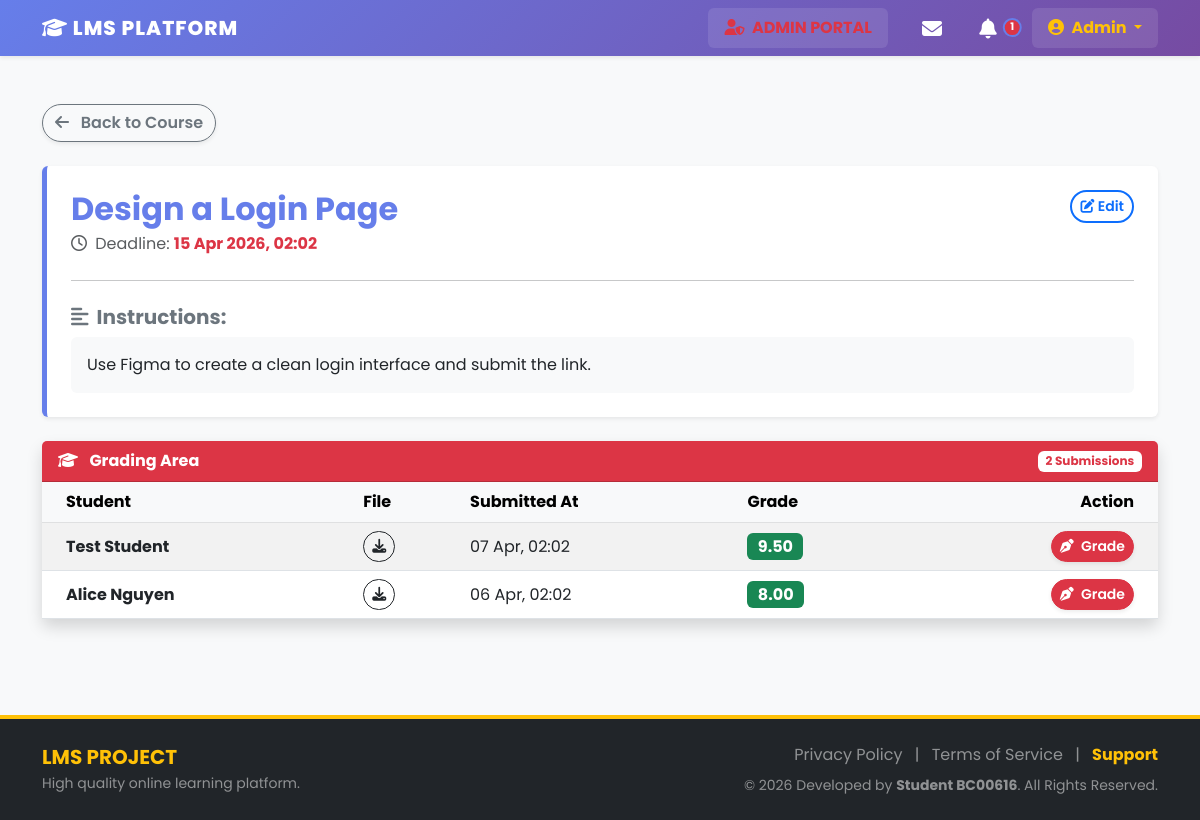
Page /public/assignment/detail/200 (signed in) on the committed database.
### tables this page shows
CREATE TABLE `assignments` (
  `id` int(11) NOT NULL,
  `course_id` int(11) NOT NULL,
  `title` varchar(150) NOT NULL,
  `description` text DEFAULT NULL,
  `due_date` datetime DEFAULT NULL,
  `created_at` timestamp NOT NULL DEFAULT current_timestamp(),
  `deadline` datetime DEFAULT NULL
);

CREATE TABLE `submissions` (
  `id` int(11) NOT NULL,
  `assignment_id` int(11) NOT NULL,
  `student_id` int(11) NOT NULL,
  `file_path` varchar(255) DEFAULT NULL,
  `grade` decimal(5,2) DEFAULT NULL,
  `feedback` text DEFAULT NULL,
  `submitted_at` timestamp NOT NULL DEFAULT current_timestamp()
);

CREATE TABLE `users` (
  `id` int(11) NOT NULL,
  `fullname` varchar(100) NOT NULL,
  `email` varchar(100) NOT NULL,
  `password` varchar(255) NOT NULL,
  `role` enum('admin','instructor','student') DEFAULT 'student',
  `avatar` varchar(255) DEFAULT NULL,
  `bio` text DEFAULT NULL,
  `created_at` timestamp NOT NULL DEFAULT current_timestamp(),
  `updated_at` timestamp NOT NULL DEFAULT current_timestamp() ON UPDATE current_timestamp()
);

### app/Controllers/AssignmentController.php (called while the page is built, shortened)
<?php
require_once '../app/Core/Controller.php';
class AssignmentController extends Controller {
    public function detail($id) {
        $assignModel = $this->model('AssignmentModel');
        $assignment = $assignModel->getAssignmentById($id);
        $data = [
            'assignment' => $assignment,
            'my_submission' => null,
            'all_submissions' => []
        ];
        if ($_SESSION['user_role'] == 'student') {
            $data['my_submission'] = $assignModel->getMySubmission($id, $_SESSION['user_id']);
        }
        else {
            $data['all_submissions'] = $assignModel->getAllSubmissions($id);
        }
        $this->view('assignments/detail', $data);
    }
}

### public/index.php (called while the page is built, shortened)
<?php
require_once '../app/Config/Database.php';
require_once '../app/Core/Controller.php';
$app = new App();

### app/Models/AssignmentModel.php (called while the page is built, shortened)
<?php
require_once '../app/Config/Database.php';
class AssignmentModel {
    private $conn;
    public function __construct() {
        $db = new Database();
        $this->conn = $db->connect();
    }
    public function getAssignmentById($id) {
        $stmt = $this->conn->prepare("SELECT * FROM assignments WHERE id = ?");
        $stmt->execute([$id]);
        return $stmt->fetch(PDO::FETCH_ASSOC);
    }
    public function getAllSubmissions($assignment_id) {
        $sql = "SELECT s.*, u.fullname, u.email
                FROM submissions s
                JOIN users u ON s.student_id = u.id
                WHERE s.assignment_id = ?";
        $stmt = $this->conn->prepare($sql);
        $stmt->execute([$assignment_id]);
        return $stmt->fetchAll(PDO::FETCH_ASSOC);
    }
}

### app/Config/Database.php (called while the page is built)
<?php
class Database {
    private $host = 'localhost';
    private $user = 'root';
    private $pass = '';
    private $dbname = 'lms_db';
    public function connect() {
        try {
            $dsn = "mysql:host=" . $this->host . ";dbname=" . $this->dbname . ";charset=utf8";
            $pdo = new PDO($dsn, $this->user, $this->pass);
            $pdo->setAttribute(PDO::ATTR_ERRMODE, PDO::ERRMODE_EXCEPTION);
            return $pdo;
        } catch (PDOException $e) {
            die("Database Connection Error: " . $e->getMessage());
        }
    }
}

### app/Views/assignments/detail.php (the view, shortened to what this page needs)
<?php require_once '../app/Views/inc/header.php'; ?>
<div class="mt-4">
    <a href="/LMS_Project/public/course/detail/<?= $data['assignment']['course_id'] ?>" class="btn btn-outline-secondary mb-4 shadow-sm">
        <i class="fas fa-arrow-left me-2"></i> Back to Course
    </a>
    <div class="card shadow-sm mb-4 border-start border-5 border-primary">
        <div class="card-body p-4">
            <div class="d-flex justify-content-between align-items-start">
                <div>
                    <h2 class="text-primary fw-bold mb-1"><?= htmlspecialchars($data['assignment']['title']) ?></h2>
                    <p class="text-muted mb-0">
                        <i class="far fa-clock me-1"></i> Deadline:
                        <span class="fw-bold text-danger">
                            <?= date('d M Y, H:i', strtotime($data['assignment']['deadline'])) ?>
                        </span>
                    </p>
                </div>
                <?php if($_SESSION['user_role'] == 'instructor' || $_SESSION['user_role'] == 'admin'): ?>
                    <button class="btn btn-sm btn-outline-primary"><i class="fas fa-edit"></i> Edit</button>
                <?php endif; ?>
            </div>
            <hr class="my-4">
            <h5 class="fw-bold text-secondary"><i class="fas fa-align-left me-2"></i>Instructions:</h5>
            <div class="bg-light p-3 rounded text-dark">
                <?= nl2br(htmlspecialchars($data['assignment']['description'])) ?>
            </div>
        </div>
    </div>
    <?php if($_SESSION['user_role'] == 'instructor' || $_SESSION['user_role'] == 'admin'): ?>
        <div class="card shadow border-0 mb-5">
            <div class="card-header bg-danger text-white fw-bold d-flex justify-content-between align-items-center">
                <span><i class="fas fa-graduation-cap me-2"></i> Grading Area</span>
                <span class="badge bg-white text-danger"><?= count($data['all_submissions']) ?> Submissions</span>
            </div>
            <div class="card-body p-0">
                <div class="table-responsive">
                    <table class="table table-hover table-striped align-middle mb-0">
                        <thead class="table-light">
                            <tr>
                                <th class="ps-4">Student</th>
                                <th>File</th>
                                <th>Submitted At</th>
                                <th>Grade</th>
                                <th class="text-end pe-4">Action</th>
                            </tr>
                        </thead>
                        <tbody>
                            <?php if(empty($data['all_submissions'])): ?>
                                <tr>
                                    <td colspan="5" class="text-center py-4 text-muted">No submissions yet.</td>
                                </tr>
                            <?php else: ?>
                                <?php foreach($data['all_submissions'] as $sub): ?>
                                <tr>
                                    <td class="ps-4 fw-bold"><?= htmlspecialchars($sub['fullname']) ?></td>
                                    <td>
                                        <a href="/LMS_Project/public/assets/assignments/<?= $sub['file_path'] ?>" class="btn btn-sm btn-outline-dark" download>
                                            <i class="fas fa-download"></i>
                                        </a>
                                    </td>
                                    <td><?= date('d M, H:i', strtotime($sub['submitted_at'])) ?></td>
                                    <td>
                                        <?php if($sub['grade'] !== null): ?>
                                            <span class="badge bg-success fs-6"><?= $sub['grade'] ?></span>
                                        <?php else: ?>
                                            <span class="badge bg-secondary">Not Graded</span>
                                        <?php endif; ?>
                                    </td>
                                    <td class="text-end pe-4">
                                        <button class="btn btn-sm btn-danger shadow-sm" data-bs-toggle="modal" data-bs-target="#gradeModal<?= $sub['id'] ?>">
                                            <i class="fas fa-pen-nib me-1"></i> Grade
                                        </button>
                                        </td>
                                </tr>
                                <?php endforeach; ?>
                            <?php endif; ?>
                        </tbody>
                    </table>
                </div>
            </div>
        </div>
    <?php endif; ?>
</div>
<?php require_once '../app/Views/inc/footer.php'; ?>

### public/css/style.css (style rules this page uses)
:root { font-family: 'Poppins', -apple-system, BlinkMacSystemFont, 'Segoe UI', sans-serif; --lms-gradient-start: #667eea; --lms-gradient-end: #764ba2; --lms-gradient: linear-gradient(135deg, #667eea 0%, #764ba2 100%); --bs-primary: #667eea; --bs-primary-rgb: 102, 126, 234; --bs-primary-dark: #5a6fd6; }
body { font-family: 'Poppins', -apple-system, BlinkMacSystemFont, 'Segoe UI', sans-serif; }
.btn { border-radius: 50px !important; font-weight: 600 !important; }
.btn-outline-primary { border-radius: 50px !important; font-weight: 600 !important; border-width: 2px; }
.border-primary { border-color: var(--lms-gradient-start) !important; }

### app/Views/inc/header.php (style rules this page uses)
body { min-height: 100vh; display: flex; flex-direction: column; background-color: #f8f9fa; }
.card { border: none; box-shadow: 0 0.125rem 0.25rem rgba(0, 0, 0, 0.075); }

### rows in the picture
assignments: title "Design a Login Page", deadline "15 Apr 2026, 02:02", description "Use Figma to create a clean login interface and submit the link."
submissions: student.fullname "Test Student", submitted_at "07 Apr, 02:02", grade "9.50"
submissions: student.fullname "Alice Nguyen", submitted_at "06 Apr, 02:02", grade "8.00"

### other values in the picture
$notiCount "1"
$_SESSION['user_name'] "Admin"
count($data['all_submissions']) "2"
